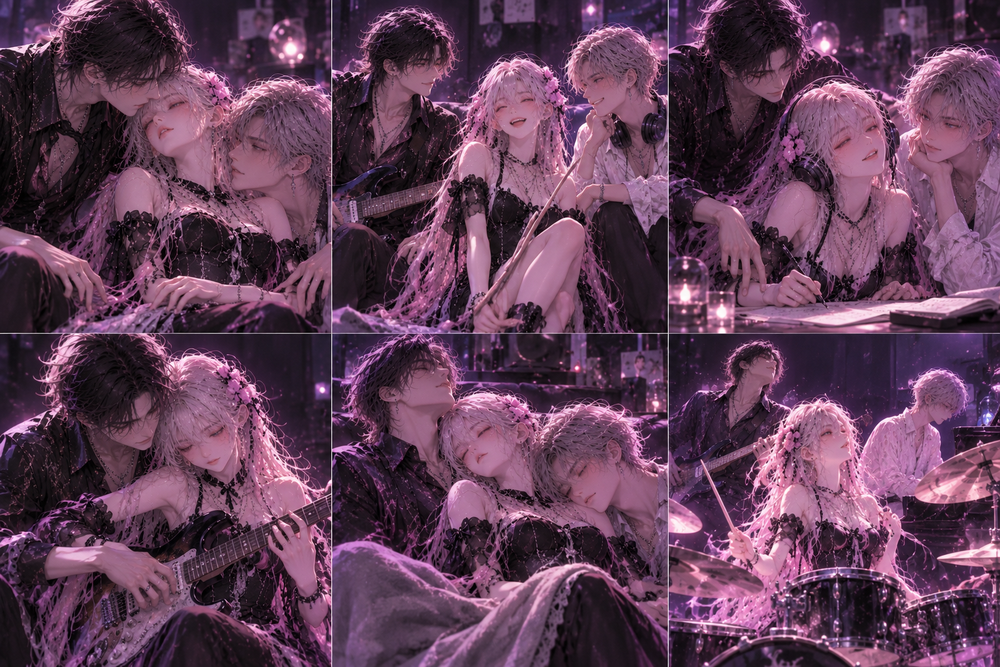
#> input picture assets-source/band/band-memories-c.png, 1000 x 667 px, shrunk from 1536 x 1024 before the run, found by its file name
$ python tiles_c.py
#> lines starting #> are read from the running program, lines starting #| are printed output that depends on the picture
from PIL import Image
im = Image.open('/Users/hanzhu/moonroom/assets-source/band/band-memories-c.png').convert('RGB')
#> im is the input picture: PIL image 1000x667 RGB; mean R, G, B 97.4, 62.7, 87.7
W, H = im.size; cols, rows = 3, 2
#> after `W, H = im.size`: W = 1000; H = 667
for r in range(rows):
    for c in range(cols):
        x0, y0, x1, y1 = round(c * W / cols), round(r * H / rows), round((c + 1) * W / cols), round((r + 1) * H / rows)
        im.crop((x0 + 3, y0 + 3, x1 - 3, y1 - 3)).save(f'/Users/hanzhu/moonroom/public/assets/band/memories/c{r * cols + c + 1:02d}.webp', 'WEBP', quality=82, method=6)
#> this loop made 2 passes
#> pass 1, `im.crop((x0 + 3, y0 + 3, x1 - 3, y1 - 3)).save(f'/Users/hanzhu/moonroo..`:
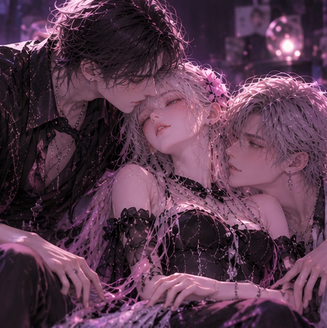
#> saved as c01.webp: PIL image 327x328 RGB; mean R, G, B 89.2, 57.7, 77.6
#> pass 1, `im.crop((x0 + 3, y0 + 3, x1 - 3, y1 - 3)).save(f'/Users/hanzhu/moonroo..`:
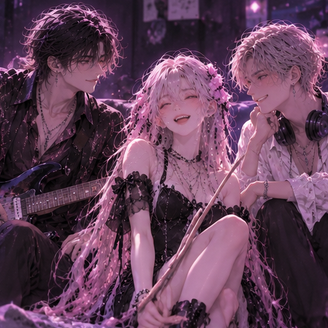
#> saved as c02.webp: PIL image 328x328 RGB; mean R, G, B 99.7, 64.9, 89
#> pass 1, `im.crop((x0 + 3, y0 + 3, x1 - 3, y1 - 3)).save(f'/Users/hanzhu/moonroo..`:
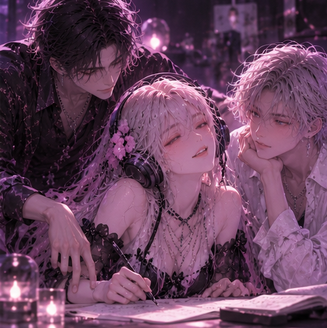
#> saved as c03.webp: PIL image 327x328 RGB; mean R, G, B 104.3, 67.2, 93.3
#> pass 2, `im.crop((x0 + 3, y0 + 3, x1 - 3, y1 - 3)).save(f'/Users/hanzhu/moonroo..`:
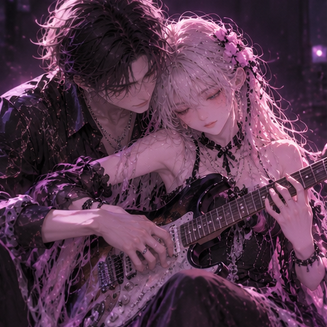
#> saved as c04.webp: PIL image 327x327 RGB; mean R, G, B 86.5, 55, 76.7
print(im.size)
#| (1000, 667)

$ run again, with assets-source/band/band-memories-a.png copied over assets-source/band/band-memories-c.png
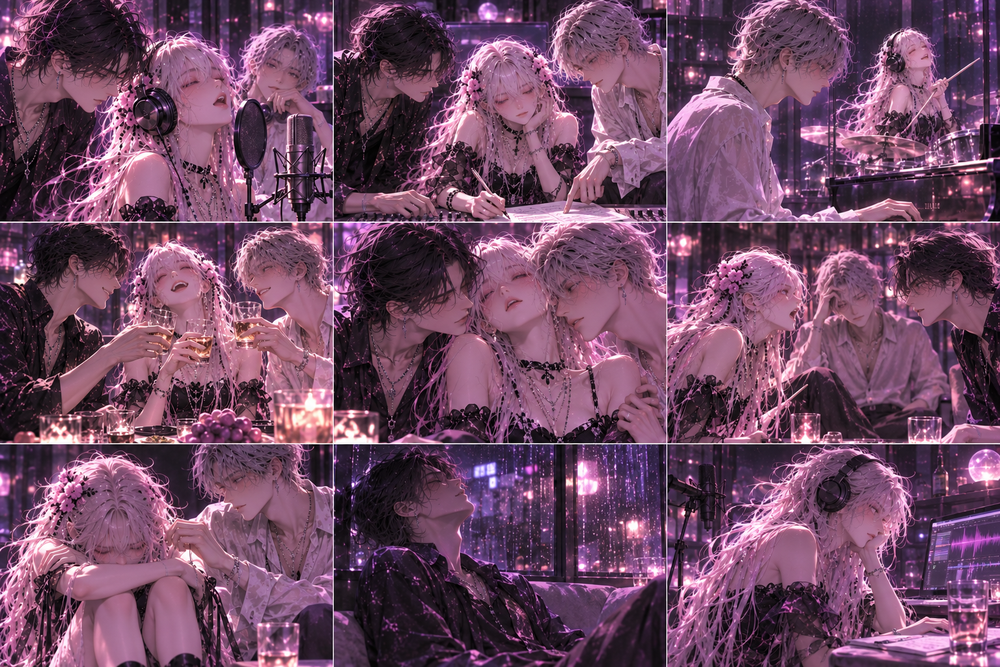
#> input picture assets-source/band/band-memories-a.png, 1000 x 667 px, shrunk from 1536 x 1024 before the run, found by its file name
#> im is the input picture: PIL image 1000x667 RGB; mean R, G, B 112.3, 73.2, 99.9
#> the loop `for r in range(rows):` made 2 passes
#> pass 1, `im.crop((x0 + 3, y0 + 3, x1 - 3, y1 - 3)).save(f'/Users/hanzhu/moonroo..`:
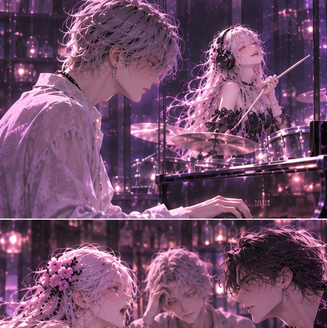
#> saved as c03.webp: PIL image 327x328 RGB; mean R, G, B 115.2, 76.4, 105.6
#> pass 2, `im.crop((x0 + 3, y0 + 3, x1 - 3, y1 - 3)).save(f'/Users/hanzhu/moonroo..`:
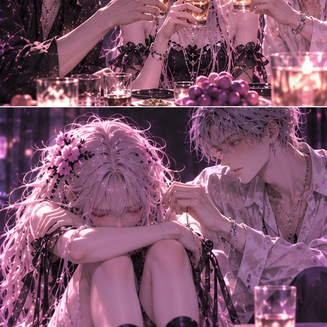
#> saved as c04.webp: PIL image 327x327 RGB; mean R, G, B 130.1, 85.2, 108.7
#| (1000, 667)

$ run again, with assets-source/band/band-memories-b.png copied over assets-source/band/band-memories-c.png
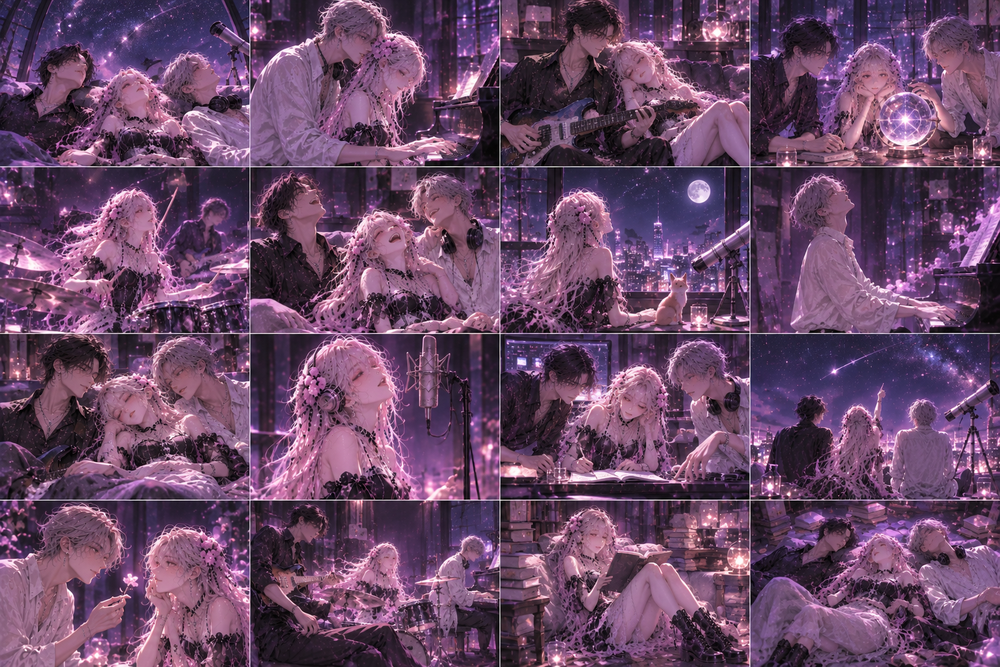
#> input picture assets-source/band/band-memories-b.png, 1000 x 667 px, shrunk from 1536 x 1024 before the run, found by its file name
#> im is the input picture: PIL image 1000x667 RGB; mean R, G, B 104.5, 71.4, 102.1
#> the loop `for r in range(rows):` made 2 passes
#> pass 1, `im.crop((x0 + 3, y0 + 3, x1 - 3, y1 - 3)).save(f'/Users/hanzhu/moonroo..`:
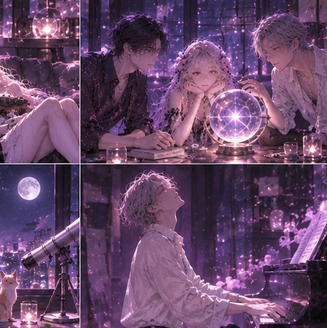
#> saved as c03.webp: PIL image 327x328 RGB; mean R, G, B 102.7, 71.2, 104.4
#> pass 2, `im.crop((x0 + 3, y0 + 3, x1 - 3, y1 - 3)).save(f'/Users/hanzhu/moonroo..`:
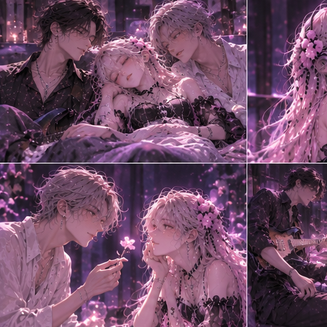
#> saved as c04.webp: PIL image 327x327 RGB; mean R, G, B 111.2, 74.6, 100.8
#| (1000, 667)
